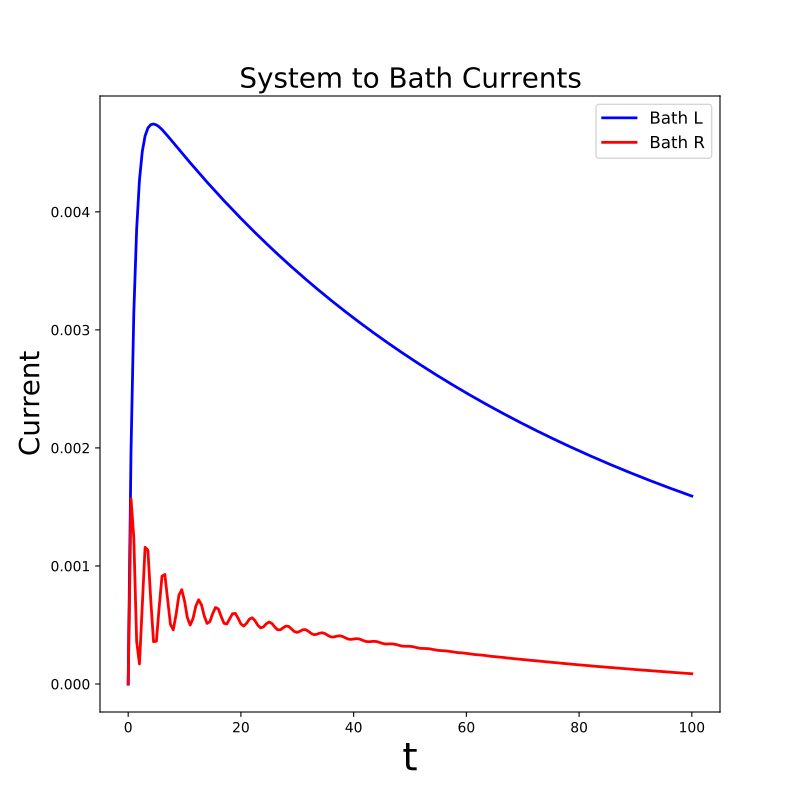

Source code (Python):
# Run the solver (returning ADO states):
tlist = np.linspace(0, 100, 201)
result = solver.run(rho0, tlist, e_ops={
    "left_currents": heom_left_current,
    "right_currents": heom_right_current,
})

# Plot the results:
fig, axes = plt.subplots(1, 1, sharex=True, figsize=(8,8))
axes.plot(
    result.times, result.expect["left_currents"], 'b',
    linewidth=2, label=r"Bath L",
)
axes.plot(
    result.times, result.expect["right_currents"], 'r',
    linewidth=2, label="Bath R",
)
axes.set_xlabel(r't', fontsize=28)
axes.set_ylabel(r'Current', fontsize=20)
axes.set_title(r'System to Bath Currents', fontsize=20)
axes.legend(loc=0, fontsize=12)
